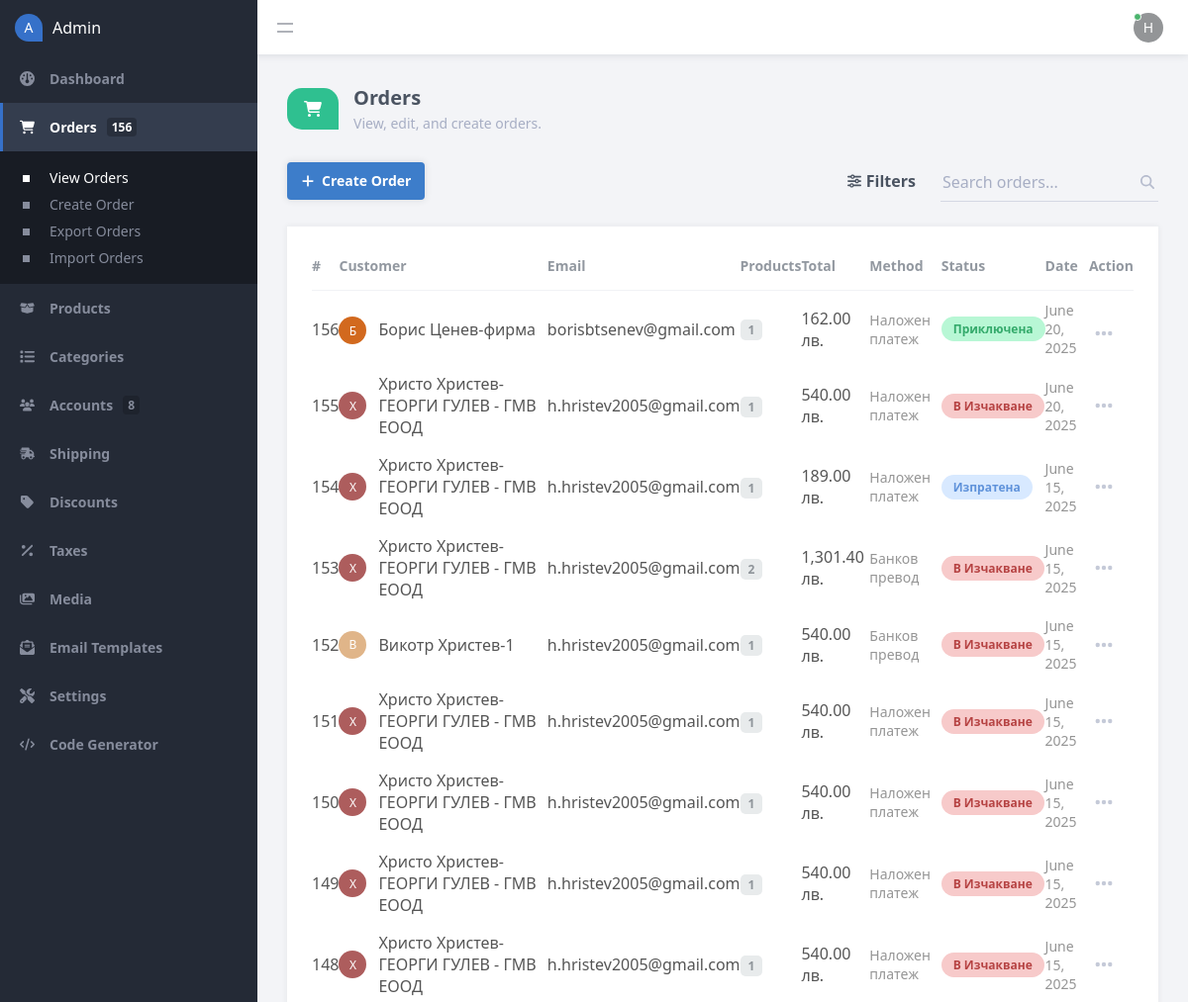
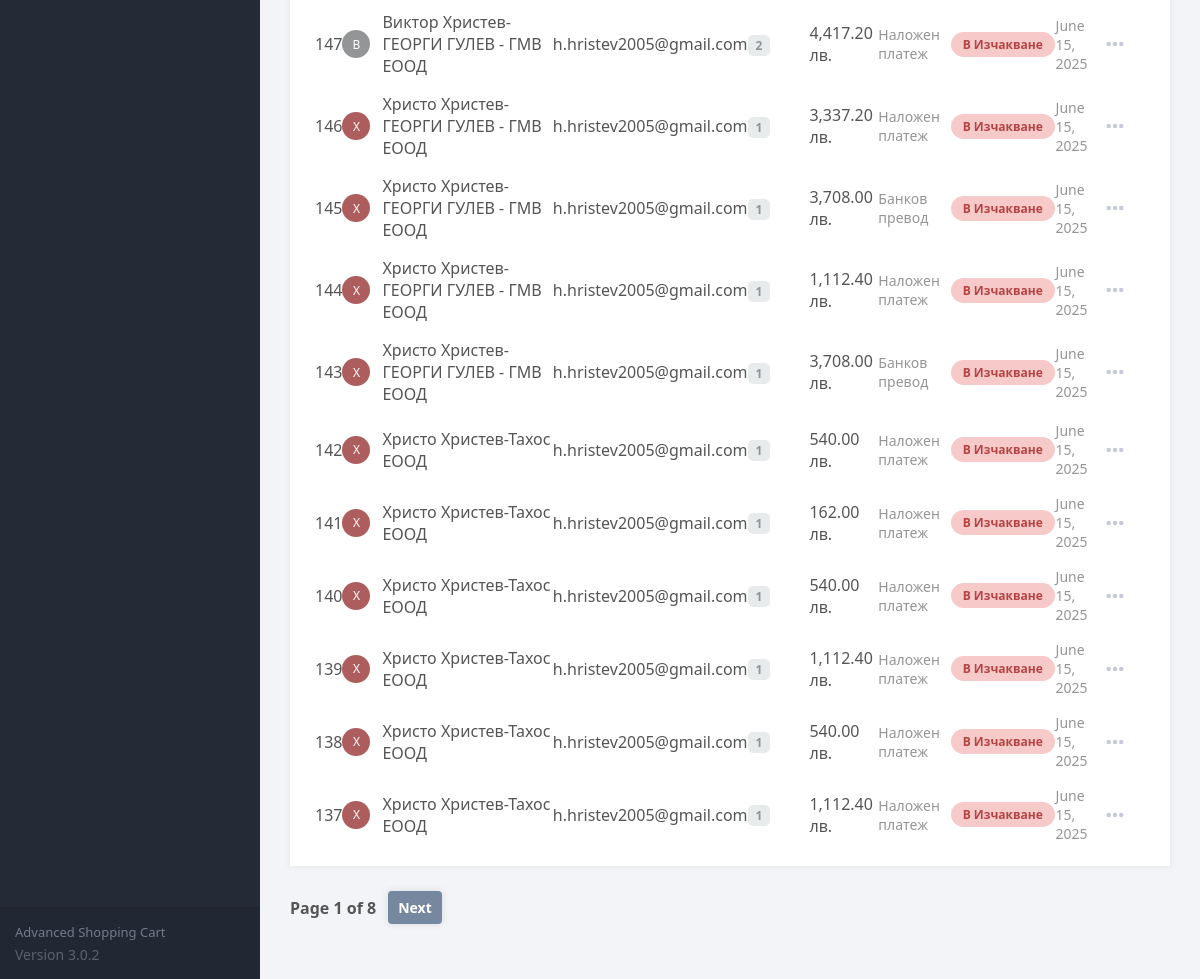
The app's page /admin/index.php?page=orders (signed in) with its own data (2 pictures, top to bottom).
### tables this page shows
CREATE TABLE `transactions` (
  `id` int(11) NOT NULL,
  `txn_id` varchar(255) NOT NULL,
  `payment_amount` decimal(7,2) NOT NULL,
  `payment_status` varchar(30) NOT NULL,
  `created` datetime NOT NULL,
  `payer_email` varchar(255) NOT NULL DEFAULT '',
  `first_name` varchar(100) NOT NULL DEFAULT '',
  `last_name` varchar(100) NOT NULL DEFAULT '',
  `address_street` varchar(255) NOT NULL DEFAULT '',
  `address_city` varchar(100) NOT NULL DEFAULT '',
  `address_state` varchar(100) NOT NULL DEFAULT '',
  `address_zip` varchar(50) NOT NULL DEFAULT '',
  `address_country` varchar(100) NOT NULL DEFAULT '',
  `account_id` int(11) DEFAULT NULL,
  `payment_method` varchar(50) NOT NULL DEFAULT 'website',
  `shipping_method` varchar(255) NOT NULL DEFAULT '',
  `shipping_amount` decimal(7,2) NOT NULL DEFAULT 0.00,
  `discount_code` varchar(50) NOT NULL DEFAULT '',
  `mol` varchar(30) NOT NULL,
  `company` varchar(30) NOT NULL,
  `address_company` varchar(50) NOT NULL,
  `dds` varchar(15) NOT NULL,
  `eik` varchar(15) NOT NULL,
  `speedy` varchar(5) NOT NULL,
  `tel` varchar(15) NOT NULL,
  `tracking_no` int(11) NOT NULL
);

### admin/index.php (called while the page is built, shortened)
<?php
include '../functions.php';
$pdo = pdo_connect_mysql();
$page = isset($_GET['page']) && file_exists($_GET['page'] . '.php') ? $_GET['page'] : 'dashboard';
$accounts_total = $pdo->query('SELECT COUNT(*) AS total FROM accounts')->fetchColumn();
$orders_total = $pdo->query('SELECT COUNT(*) AS total FROM transactions')->fetchColumn();
include $page . '.php';
?>

### admin/orders.php (the view, shortened to what this page needs)
<?php
$pagination_page = isset($_GET['pagination_page']) ? $_GET['pagination_page'] : 1;
$search = isset($_GET['search_query']) ? $_GET['search_query'] : '';
$status = isset($_GET['status']) ? $_GET['status'] : '';
$method = isset($_GET['method']) ? $_GET['method'] : '';
$account_id = isset($_GET['account_id']) ? $_GET['account_id'] : '';
$order = isset($_GET['order']) && $_GET['order'] == 'ASC' ? 'ASC' : 'DESC';
$order_by_whitelist = ['id','first_name','total_products','payment_amount','payment_method','payment_status','created','payer_email'];
$order_by = isset($_GET['order_by']) && in_array($_GET['order_by'], $order_by_whitelist) ? $_GET['order_by'] : 'id';
$results_per_pagination_page = 20;
$param1 = ($pagination_page - 1) * $results_per_pagination_page;
$param2 = $results_per_pagination_page;
$where = '';
$where .= $search ? 'WHERE (t.first_name LIKE :search OR t.last_name LIKE :search OR t.id LIKE :search OR t.txn_id LIKE :search OR t.payer_email LIKE :search)  ' : '';
$stmt = $pdo->prepare('SELECT COUNT(DISTINCT t.id) AS total FROM transactions t LEFT JOIN transactions_items ti ON ti.txn_id = t.txn_id ' . $where);
$stmt->execute();
$total_orders = $stmt->fetchColumn();
$stmt = $pdo->prepare('SELECT t.*, COUNT(ti.id) AS total_products FROM transactions t LEFT JOIN transactions_items ti ON ti.txn_id = t.txn_id ' . $where . ' GROUP BY t.id, t.txn_id, t.payment_amount, t.payment_status, t.created, t.payer_email, t.first_name, t.last_name, t.address_street, t.address_city, t.address_state, t.address_zip, t.address_country, t.account_id, t.payment_method, t.discount_code, t.shipping_method, t.shipping_amount ORDER BY ' . $order_by . ' ' . $order . ' LIMIT :start_results,:num_results');
$stmt->bindParam('start_results', $param1, PDO::PARAM_INT);
$stmt->bindParam('num_results', $param2, PDO::PARAM_INT);
$stmt->execute();
$orders = $stmt->fetchAll(PDO::FETCH_ASSOC);
$url = 'index.php?page=orders&search_query=' . $search . '&status=' . $status . '&method=' . $method . '&account_id=' . $account_id;
?>
<?=template_admin_header('Orders', 'orders', 'view')?>
<div class="content-title">
    <div class="title">
        <div class="icon">
        </div>
        <div class="txt">
            <h2>Orders</h2>
            <p>View, edit, and create orders.</p>
        </div>
    </div>
</div>
<div class="content-header responsive-flex-column pad-top-5">
    <a href="index.php?page=order_manage" class="btn">
        Create Order
    </a>
    <form action="" method="get">
        <div class="filters">
            <a href="#">
                Filters
            </a>
        </div>
        <div class="search">
            <label for="search_query">
                <input id="search_query" type="text" name="search_query" placeholder="Search orders..." value="<?=htmlspecialchars($search, ENT_QUOTES)?>" class="responsive-width-100">
            </label>
        </div>
    </form>
</div>
<div class="content-block">
    <div class="table">
        <table>
            <thead>
                <tr>
                    <td>
                        <a href="<?=$url . '&order=' . ($order == 'DESC' ? 'ASC' : 'DESC') . '&order_by=id'?>">
                            #<?=$order_by == 'id' ? $table_icons[strtolower($order)] : ''?>
                        </a>
                    </td>
                    <td colspan="2"><a href="<?=$url . '&order=' . ($order=='ASC'?'DESC':'ASC') . '&order_by=first_name'?>">Customer<?=$order_by=='first_name' ? $table_icons[strtolower($order)] : ''?></a></td>
                    <td class="responsive-hidden"><a href="<?=$url . '&order=' . ($order=='ASC'?'DESC':'ASC') . '&order_by=payer_email'?>">Email<?=$order_by=='payer_email' ? $table_icons[strtolower($order)] : ''?></td>
                    <td class="responsive-hidden"><a href="<?=$url . '&order=' . ($order=='ASC'?'DESC':'ASC') . '&order_by=total_products'?>">Products<?=$order_by=='total_products' ? $table_icons[strtolower($order)] : ''?></td>
                    <td><a href="<?=$url . '&order=' . ($order=='ASC'?'DESC':'ASC') . '&order_by=payment_amount'?>">Total<?=$order_by=='payment_amount' ? $table_icons[strtolower($order)] : ''?></td>
                    <td class="responsive-hidden"><a href="<?=$url . '&order=' . ($order=='ASC'?'DESC':'ASC') . '&order_by=payment_method'?>">Method<?=$order_by=='payment_method' ? $table_icons[strtolower($order)] : ''?></td>
                    <td class="responsive-hidden"><a href="<?=$url . '&order=' . ($order=='ASC'?'DESC':'ASC') . '&order_by=payment_status'?>">Status<?=$order_by=='payment_status' ? $table_icons[strtolower($order)] : ''?></td>
                    <td class="responsive-hidden"><a href="<?=$url . '&order=' . ($order=='ASC'?'DESC':'ASC') . '&order_by=created'?>">Date<?=$order_by=='created' ? $table_icons[strtolower($order)] : ''?></td>
                    <td class="align-center">Action</td>
                </tr>
            </thead>
            <tbody>
                <?php foreach ($orders as $order): ?>
                <tr>
                    <td><?=$order['id']?></td>
                    <td class="img">
                        <div class="profile-img">
                            <span style="background-color:<?=color_from_string($order['first_name'])?>"><?=mb_strtoupper(mb_substr($order['first_name'], 0, 1))?></span>
                        </div>
                    </td>
                    <td><?=htmlspecialchars($order['first_name'], ENT_QUOTES)?> <?=htmlspecialchars($order['last_name'], ENT_QUOTES)?>-<?=htmlspecialchars($order['company'], ENT_QUOTES)?></td>
                    <td class="responsive-hidden"><?=htmlspecialchars($order['payer_email'], ENT_QUOTES)?></td>
                    <td class="responsive-hidden"><span class="grey small"><?=$order['total_products']?></span></td>
                    <td><?=number_format($order['payment_amount'], 2)?> <?=currency_code?></td>
                    <td class="responsive-hidden alt"><?=$order['payment_method']?></td>
                    <td class="responsive-hidden"><span class="<?=str_replace(['В изчакване','Подготвена','Изпратена','Приключена','Отказана','refunded','shipped','unsubscribed','subscribed'],['red','orange','blue','green','red','red','green','red','blue'], strtolower($order['payment_status']))?>"><?=$order['payment_status']?></span></td>
                    <td class="responsive-hidden alt"><?=date('F j, Y', strtotime($order['created']))?></td>
                    <td class="actions">
                        <div class="table-dropdown">
                        </div>
                    </td>
                </tr>
                <?php endforeach; ?>
            </tbody>
        </table>
    </div>
</div>
<div class="pagination">
    <span>Page <?=$pagination_page?> of <?=ceil($total_orders / $results_per_pagination_page) == 0 ? 1 : ceil($total_orders / $results_per_pagination_page)?></span>
    <?php if ($pagination_page * $results_per_pagination_page < $total_orders): ?>
    <a href="<?=$url?>&pagination_page=<?=$pagination_page+1?>&order=<?=$order?>&order_by=<?=$order_by?>">Next</a>
    <?php endif; ?>
</div>
<?=template_admin_footer()?>

### records on screen
transactions: id "156", first_name "Б", first_name "Борис", last_name "Ценев", company "фирма", payer_email "borisbtsenev@gmail.com", total_products "1", payment_amount "162.00", payment_method "Наложен платеж", payment_status "Приключена", created "June 20, 2025"
transactions: id "155", first_name "Х", first_name "Христо", last_name "Христев", company "ГЕОРГИ ГУЛЕВ - ГМВ ЕООД", payer_email "h.hristev2005@gmail.com", total_products "1", payment_amount "540.00", payment_method "Наложен платеж", payment_status "В Изчакване", created "June 20, 2025"
transactions: id "154", first_name "Х", first_name "Христо", last_name "Христев", company "ГЕОРГИ ГУЛЕВ - ГМВ ЕООД", payer_email "h.hristev2005@gmail.com", total_products "1", payment_amount "189.00", payment_method "Наложен платеж", payment_status "Изпратена", created "June 15, 2025"
transactions: id "153", first_name "Х", first_name "Христо", last_name "Христев", company "ГЕОРГИ ГУЛЕВ - ГМВ ЕООД", payer_email "h.hristev2005@gmail.com", total_products "2", payment_amount "1,301.40", payment_method "Банков превод", payment_status "В Изчакване", created "June 15, 2025"
transactions: id "152", first_name "В", first_name "Викотр", last_name "Христев", company "1", payer_email "h.hristev2005@gmail.com", total_products "1", payment_amount "540.00", payment_method "Банков превод", payment_status "В Изчакване", created "June 15, 2025"
transactions: id "151", first_name "Х", first_name "Христо", last_name "Христев", company "ГЕОРГИ ГУЛЕВ - ГМВ ЕООД", payer_email "h.hristev2005@gmail.com", total_products "1", payment_amount "540.00", payment_method "Наложен платеж", payment_status "В Изчакване", created "June 15, 2025"
transactions: id "150", first_name "Х", first_name "Христо", last_name "Христев", company "ГЕОРГИ ГУЛЕВ - ГМВ ЕООД", payer_email "h.hristev2005@gmail.com", total_products "1", payment_amount "540.00", payment_method "Наложен платеж", payment_status "В Изчакване", created "June 15, 2025"
transactions: id "149", first_name "Х", first_name "Христо", last_name "Христев", company "ГЕОРГИ ГУЛЕВ - ГМВ ЕООД", payer_email "h.hristev2005@gmail.com", total_products "1", payment_amount "540.00", payment_method "Наложен платеж", payment_status "В Изчакване", created "June 15, 2025"
transactions: id "148", first_name "Х", first_name "Христо", last_name "Христев", company "ГЕОРГИ ГУЛЕВ - ГМВ ЕООД", payer_email "h.hristev2005@gmail.com", total_products "1", payment_amount "540.00", payment_method "Наложен платеж", payment_status "В Изчакване", created "June 15, 2025"
transactions: id "147", first_name "В", first_name "Виктор", last_name "Христев", company "ГЕОРГИ ГУЛЕВ - ГМВ ЕООД", payer_email "h.hristev2005@gmail.com", total_products "2", payment_amount "4,417.20", payment_method "Наложен платеж", payment_status "В Изчакване", created "June 15, 2025"
transactions: id "146", first_name "Х", first_name "Христо", last_name "Христев", company "ГЕОРГИ ГУЛЕВ - ГМВ ЕООД", payer_email "h.hristev2005@gmail.com", total_products "1", payment_amount "3,337.20", payment_method "Наложен платеж", payment_status "В Изчакване", created "June 15, 2025"
transactions: id "145", first_name "Х", first_name "Христо", last_name "Христев", company "ГЕОРГИ ГУЛЕВ - ГМВ ЕООД", payer_email "h.hristev2005@gmail.com", total_products "1", payment_amount "3,708.00", payment_method "Банков превод", payment_status "В Изчакване", created "June 15, 2025"
transactions: id "144", first_name "Х", first_name "Христо", last_name "Христев", company "ГЕОРГИ ГУЛЕВ - ГМВ ЕООД", payer_email "h.hristev2005@gmail.com", total_products "1", payment_amount "1,112.40", payment_method "Наложен платеж", payment_status "В Изчакване", created "June 15, 2025"
transactions: id "143", first_name "Х", first_name "Христо", last_name "Христев", company "ГЕОРГИ ГУЛЕВ - ГМВ ЕООД", payer_email "h.hristev2005@gmail.com", total_products "1", payment_amount "3,708.00", payment_method "Банков превод", payment_status "В Изчакване", created "June 15, 2025"
transactions: id "142", first_name "Х", first_name "Христо", last_name "Христев", company "Тахос ЕООД", payer_email "h.hristev2005@gmail.com", total_products "1", payment_amount "540.00", payment_method "Наложен платеж", payment_status "В Изчакване", created "June 15, 2025"
transactions: id "141", first_name "Х", first_name "Христо", last_name "Христев", company "Тахос ЕООД", payer_email "h.hristev2005@gmail.com", total_products "1", payment_amount "162.00", payment_method "Наложен платеж", payment_status "В Изчакване", created "June 15, 2025"
transactions: id "140", first_name "Х", first_name "Христо", last_name "Христев", company "Тахос ЕООД", payer_email "h.hristev2005@gmail.com", total_products "1", payment_amount "540.00", payment_method "Наложен платеж", payment_status "В Изчакване", created "June 15, 2025"
transactions: id "139", first_name "Х", first_name "Христо", last_name "Христев", company "Тахос ЕООД", payer_email "h.hristev2005@gmail.com", total_products "1", payment_amount "1,112.40", payment_method "Наложен платеж", payment_status "В Изчакване", created "June 15, 2025"
transactions: id "138", first_name "Х", first_name "Христо", last_name "Христев", company "Тахос ЕООД", payer_email "h.hristev2005@gmail.com", total_products "1", payment_amount "540.00", payment_method "Наложен платеж", payment_status "В Изчакване", created "June 15, 2025"
transactions: id "137", first_name "Х", first_name "Христо", last_name "Христев", company "Тахос ЕООД", payer_email "h.hristev2005@gmail.com", total_products "1", payment_amount "1,112.40", payment_method "Наложен платеж", payment_status "В Изчакване", created "June 15, 2025"

### other values on screen
$orders_total "156"
$accounts_total "8"
substr($_SESSION['account_name'], 0, 1) "H"
$pagination_page "1"
ceil($total_orders / $results_per_pagination_page) "8"
